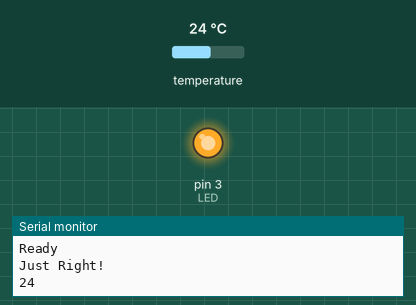
Recording of a sketch running on a simulated Arduino Uno, built with avr-gcc and run on an emulated ATmega328P. Parts: output pins drawn as LEDs (lit = HIGH), the last lines printed to the serial monitor. Dashed ring = blinking. The inputs (shaded band) are chosen by the test bench; at power-on: temperature 24 °C. Pins used as bus, display or sensor lines are not drawn.

Above: at 1.62 s.
At 2.3 s:
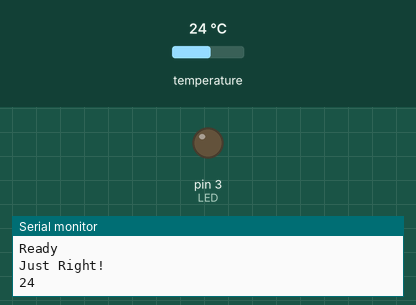
2.4 s: temperature set to 12 °C
14.8 s: temperature set to 28 °C
At 23.94 s:
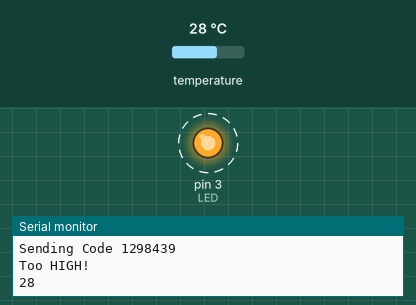
Timing chart, 0 to 26.3 s (numbered marks = the images above; inputs shaded):
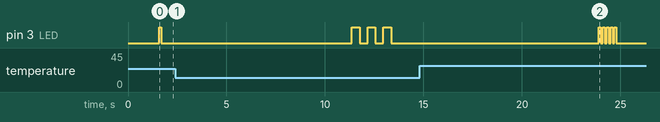

Measured:
- after the input at 14.8 s, pin 3 (LED): alternates HIGH for 0.10 s and LOW for 0.10 s, 10 changes in all, then stays LOW, starting after 9.1 s

The sketch:

tempRF.ino
```cpp
#include <OneWire.h> // http://www.pjrc.com/teensy/arduino_libraries/OneWire.zip
#include <DallasTemperature.h> // http://download.milesburton.com/Arduino/MaximTemperature/DallasTemperature_LATEST.zip
#include <JeeLib.h> // https://github.com/jcw/jeelib
#include <RCSwitch.h>
#include <avr/sleep.h>

ISR(WDT_vect) {
  Sleepy::watchdogEvent();
} // interrupt handler for JeeLabs Sleepy power saving

#define ONE_WIRE_BUS 7   // DS18B20 Temperature sensor is connected on D10/ATtiny pin 13
#define ONE_WIRE_POWER 8   // DS18B20 Power pin is connected on D9/ATtiny pin 12

#define TX_POWER 10    // the Tx Power is on pin 8
#define TX_DATA 9     // and the data is on pin 7

#define LED 3         // le pin 3

#define TURN_ON_CODE 1298439
#define TURN_OFF_CODE 1298438

#if defined(__AVR_ATtiny84__)
  #define TIME_BETWEEN_READINGS 60000
  #define LOOP_COUNTER 5
  #define HIGH_TEMP 18
  #define LOW_TEMP 16
#else
  #define TIME_BETWEEN_READINGS 6000
  #define LOOP_COUNTER 1
  #define HIGH_TEMP 24
  #define LOW_TEMP 22
#endif
OneWire oneWire(ONE_WIRE_BUS); // Setup a oneWire instance
DallasTemperature sensors(&oneWire); // Pass our oneWire reference to Dallas Temperature
RCSwitch mySwitch = RCSwitch();


void setup() {
  Serial.begin(9600);

  pinMode(ONE_WIRE_POWER, OUTPUT); // set power pin for DS18B20 to output
  pinMode(TX_POWER, OUTPUT);
  pinMode(LED, OUTPUT);

  digitalWrite(TX_POWER, LOW);
  digitalWrite(ONE_WIRE_POWER, LOW);
  digitalWrite(LED, LOW);

  mySwitch.enableTransmit(TX_DATA);

  PRR = bit(PRTIM1); // only keep timer 0 going

  ADCSRA &= ~ bit(ADEN);
  bitSet(PRR, PRADC); // Disable the ADC to save power

  Serial.println("Ready"); // Ready to receive commands

//  set_sleep_mode(SLEEP_MODE_PWR_DOWN);         // Set sleep mode
//  sleep_mode();                                // Sleep now
}


void doLed(int led, int valOne, int dTime, int valTwo, int dTime2, int count)
{
  for(count; count > 0; count--)
  {
    digitalWrite(led, valOne);
    delay(dTime);
    digitalWrite(led, valTwo);
    delay(dTime2);
  }
}

long readVcc() {
  bitClear(PRR, PRADC);
  ADCSRA |= bit(ADEN); // Enable the ADC
  long result;
  // Read 1.1V reference against Vcc
#if defined(__AVR_ATtiny84__)
  ADMUX = _BV(MUX5) | _BV(MUX0); // For ATtiny84
#else
  ADMUX = _BV(REFS0) | _BV(MUX3) | _BV(MUX2) | _BV(MUX1); // For ATmega328
#endif
  delay(2); // Wait for Vref to settle
  ADCSRA |= _BV(ADSC); // Convert
  while (bit_is_set(ADCSRA,ADSC));
  result = ADCL;
  result |= ADCH<<8;
  result = 1126400L / result; // Back-calculate Vcc in mV
  ADCSRA &= ~ bit(ADEN);
  bitSet(PRR, PRADC); // Disable the ADC to save power
  return result;
}

int lastReadTemp = 0;

int getTemp()
{
  int temp = 0;
  boolean readAgain = true;
  digitalWrite(ONE_WIRE_POWER, HIGH); // turn DS18B20 sensor on

  //Sleepy::loseSomeTime(5); // Allow 5ms for the sensor to be ready
  delay(25); // The above doesn't seem to work for everyone (why?)

  sensors.begin(); //start up temp sensor
  while(readAgain)
  {
    sensors.requestTemperatures(); // Get the temperature
    delay(5);
    temp = sensors.getTempCByIndex(0);

    if (temp > lastReadTemp + 1 || temp < lastReadTemp -1)
    {
      lastReadTemp = temp;
    }
    else
    {
      readAgain = false;
    }
  }
  digitalWrite(ONE_WIRE_POWER, LOW); // turn DS18B20 sensor on
  return temp;
}

void sendRF(long codeToSend)
{
  digitalWrite(TX_POWER, HIGH);
  Sleepy::loseSomeTime(100);
  Serial.print("Sending Code ");
  Serial.print(codeToSend);
  Serial.print("\n");
  mySwitch.send(codeToSend, 24);
  digitalWrite(TX_POWER, LOW);
}

volatile int loopCounter = -1;
void loop() {
  loopCounter++;
  if (loopCounter%LOOP_COUNTER == 0)
  {
    int temp = getTemp();

    if(temp >HIGH_TEMP)
    {
      Serial.write("Too HIGH!\n");
      Serial.println(temp);
      delay(2);
      doLed(LED, HIGH, 100, LOW, 100, 5);
      sendRF(TURN_OFF_CODE);
    }
    else if (temp < LOW_TEMP)
    {
      Serial.write("Too LOW!\n");
      Serial.println(temp);
      delay(2);
      doLed(LED, HIGH, 400, LOW, 400, 3);
      sendRF(TURN_ON_CODE);
    }
    else
    {
      Serial.println("Just Right!");
      Serial.println(temp);
      doLed(LED, HIGH, 100, LOW,100,1);
    }

    /* let the thing settle a wee bit */
    Sleepy::loseSomeTime(2000);
    /* check the battery and do a battery signal */
    long battery = readVcc();
    if(battery < 2750)
    {
      Serial.println("Low Battery!");
      Serial.println(battery);
      doLed(LED, HIGH, 100,LOW,100,3); /* S O S */
      // ...
      doLed(LED, HIGH, 300,LOW,300,3);             // ---
      doLed(LED, HIGH, 100,LOW,100,3);             // ...
    }
    loopCounter = 0;
  }

  /* and then head off to sleep */
  Sleepy::loseSomeTime(TIME_BETWEEN_READINGS);

}
```
